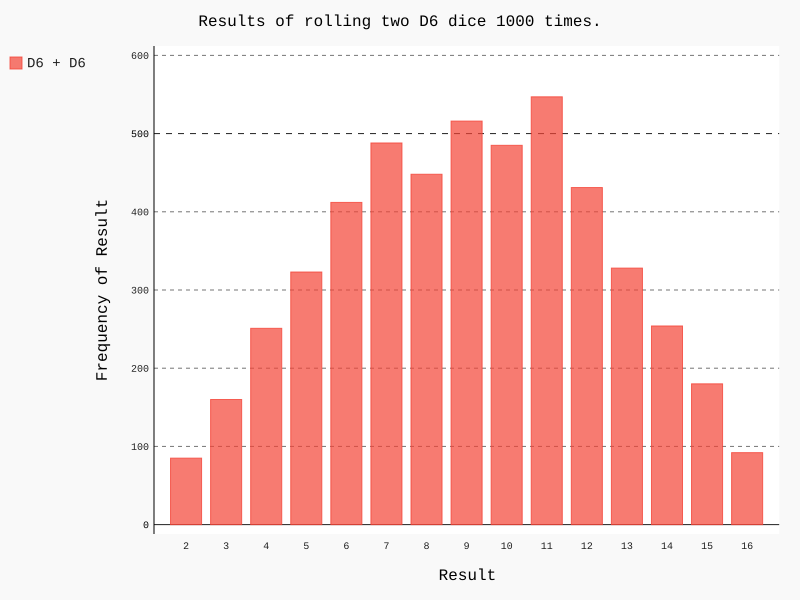

Python code for this plot:
import pygal
from die import Die


def main(argv=None):
    if argv is None:
        argv = None
        pass

    # create D6 and D10 dice
    die_1 = Die()
    die_2 = Die(10)

    # make some rolls, and store results in a list.
    results = []
    for roll_num in range(5000):
        result = die_1.roll() + die_2.roll()
        results.append(result)

    # Analyze the results.
    frequencies = []
    max_result = die_1.num_sides + die_2.num_sides

    for value in range(2, max_result+1):
        frequency = results.count(value)
        frequencies.append(frequency)

    # Visualize the results
    hist = pygal.Bar()

    hist.title = "Results of rolling two D6 dice 1000 times."
    hist.x_labels = list(range(2, max_result+1))
    hist.y_labels = list(range(0, 700, 100))
    hist.x_title = "Result"
    hist.y_title = "Frequency of Result"

    hist.add('D6 + D6', frequencies)
    hist.render_to_file('dice_visual.svg')

    return 0


if __name__ == '__main__':
    main()
